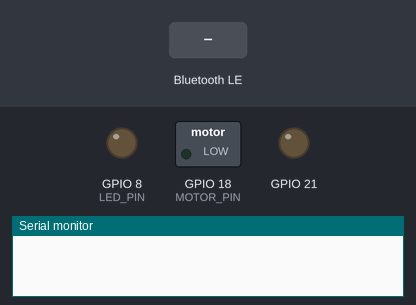
The sketch below on a simulated ESP32-C6. On the bench: switched loads named in the sketch (green lamp = pin HIGH), output pins drawn as LEDs (lit = HIGH), the last lines printed to the serial monitor. Dashed ring = blinking. The test bench sets the inputs (shaded band). Nothing arrives over Bluetooth unless stated; a phone connects over Bluetooth LE 3 s after start.

Above: at 0.0 s.
At 2.2 s:
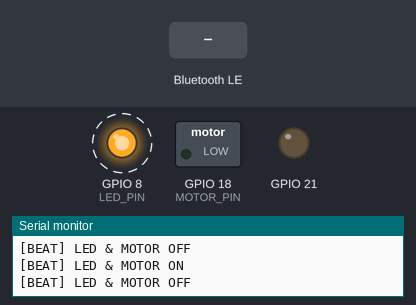
2.3 s: Bluetooth LE write "1" received
At 4.5 s:
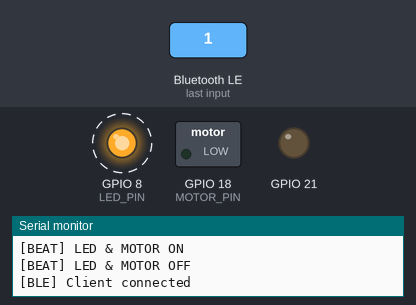
Timing chart, 0 to 11.3 s (numbered marks = the images above; inputs shaded):
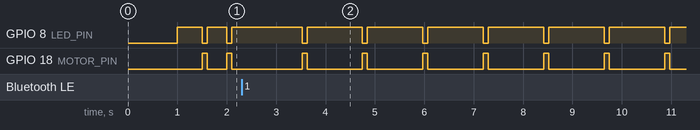

The sketch:

MasterCode.ino
```cpp
#include <WiFi.h>
#include <esp_now.h>
#include <BLEDevice.h>
#include <BLEServer.h>
#include <BLEUtils.h>

#define LED_PIN LED_BUILTIN
#define MOTOR_PIN 18   // GPIO18 for vibration motor

#define LED_ON  LOW    // most ESP32 built-in LEDs are active-LOW
#define LED_OFF HIGH

bool blinkMode = true;
unsigned long lastBeat = 0;
unsigned long beatInterval = 500;

// motor pulse timing
unsigned long pulseStart = 0;
bool pulseActive = false;

// ---------------- ESP-NOW ----------------
typedef struct {
  uint8_t cmd;
  uint8_t bpm;
} Command;

Command command;

void addBroadcastPeer() {
  esp_now_peer_info_t peerInfo = {};
  memset(peerInfo.peer_addr, 0xFF, 6);
  peerInfo.channel = 0;
  peerInfo.encrypt = false;
  esp_now_add_peer(&peerInfo);
}

inline void sendCommand(uint8_t bpm) {
  command.cmd = 0x02;
  command.bpm = bpm;
  esp_now_send(
    (uint8_t*)"\xFF\xFF\xFF\xFF\xFF\xFF",
    (uint8_t*)&command,
    sizeof(command)
  );
}

// ---------------- BLE ----------------
#define SERVICE_UUID "00001234-0000-1000-8000-00805f9b34fb"
#define CHAR_UUID    "00005678-0000-1000-8000-00805f9b34fb"

BLEServer* pServer = nullptr;
BLECharacteristic* pCharacteristic = nullptr;

// Restart advertising on disconnect
class MyServerCallbacks : public BLEServerCallbacks {
  void onConnect(BLEServer* pServer) override {
    Serial.println("[BLE] Client connected");
  }

  void onDisconnect(BLEServer* pServer) override {
    Serial.println("[BLE] Client disconnected");
    delay(100); // improves Android reliability
    BLEDevice::getAdvertising()->start();
  }
};

class BPMCallback : public BLECharacteristicCallbacks {
  void onWrite(BLECharacteristic* c) override {
    if (c->getLength() != 1) return;

    uint8_t bpm = c->getData()[0];

    if (bpm == 0) {
      blinkMode = false;
      digitalWrite(LED_PIN, LED_OFF);
      digitalWrite(MOTOR_PIN, LOW);
      Serial.println("[BLE] LED & MOTOR OFF");
    } else {
      blinkMode = true;
      if (bpm > 200) bpm = 200;
      beatInterval = 60000 / bpm;
      lastBeat = millis();
      Serial.print("[BLE] BPM set to ");
      Serial.println(bpm);
    }

    sendCommand(bpm);
  }
};

// ---------------- SETUP ----------------
void setup() {
  Serial.begin(115200);
  delay(1000);

  pinMode(LED_PIN, OUTPUT);
  pinMode(MOTOR_PIN, OUTPUT);
  pinMode(21, OUTPUT);
  digitalWrite(LED_PIN, LED_OFF);
  digitalWrite(MOTOR_PIN, LOW);
  digitalWrite(21,LOW);

  // WiFi required for ESP-NOW
  WiFi.mode(WIFI_STA);

  if (esp_now_init() != ESP_OK) {
    Serial.println("[ERROR] ESP-NOW init failed");
    return;
  }

  addBroadcastPeer();

  // BLE init
  BLEDevice::init("ESP32-BLE-BLINK");
  pServer = BLEDevice::createServer();
  pServer->setCallbacks(new MyServerCallbacks());

  BLEService* pService = pServer->createService(SERVICE_UUID);
  pCharacteristic = pService->createCharacteristic(
    CHAR_UUID,
    BLECharacteristic::PROPERTY_WRITE
  );
  pCharacteristic->setCallbacks(new BPMCallback());

  pService->start();
  BLEDevice::getAdvertising()->start();

  lastBeat = millis();
  Serial.println("[MASTER READY]");
}

// ---------------- LOOP ----------------
void loop() {
  unsigned long now = millis();

  // Start beat
  if (blinkMode && now - lastBeat >= beatInterval) {
    lastBeat = now;

    digitalWrite(LED_PIN, LED_ON);
    digitalWrite(MOTOR_PIN, HIGH);

    pulseStart = now;
    pulseActive = true;

    Serial.println("[BEAT] LED & MOTOR ON");
  }

  // End pulse (non-blocking)
  if (pulseActive && now - pulseStart >= 100) {
    digitalWrite(LED_PIN, LED_OFF);
    digitalWrite(MOTOR_PIN, LOW);
    pulseActive = false;

    Serial.println("[BEAT] LED & MOTOR OFF");
  }
}
```

Measured:
- after the input at 2.3 s, GPIO 8 (LED_PIN): alternates HIGH for 1.1 s and LOW for 0.10 s, starting after 1.2 s; GPIO 18 (MOTOR_PIN): alternates HIGH for 0.10 s and LOW for 1.1 s, starting after 1.2 s
- by itself, GPIO 8 (LED_PIN): alternates HIGH for 0.40 s and LOW for 0.10 s
- by itself, GPIO 18 (MOTOR_PIN): alternates HIGH for 0.10 s and LOW for 0.40 s
